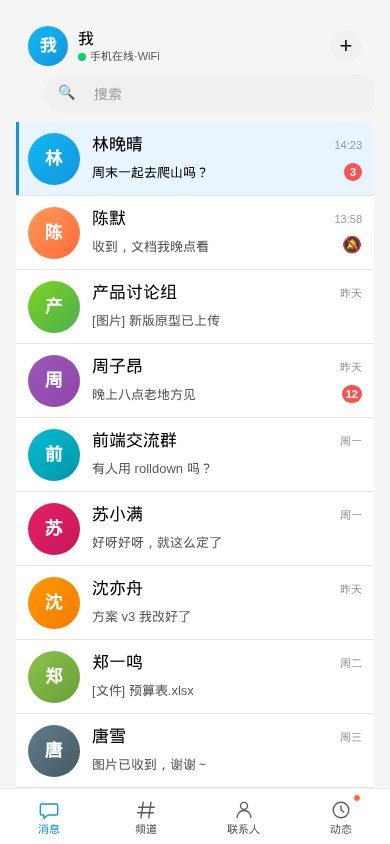
#> input picture docs/tgqq/fixtures/shots/mobile.jpg, 390 x 844 px, found by its file name; its folder holds 8 pictures in this run
$ python audit3.py
#> lines starting #> are read from the running program, lines starting #| are printed output that depends on the picture
#!/usr/bin/env python3
"""
Round-14 final targeted audit. Fixes known coordinate misses.
"""
from PIL import Image
import os, json, collections

SHOTS = "/data/data/com.termux/files/home/tg-web/tweb/docs/tgqq/fixtures/shots"
def load(n): return Image.open(os.path.join(SHOTS, n)).convert("RGB")
def px(img, x, y): return img.getpixel((int(x), int(y)))
def br(rgb): return 0.299*rgb[0]+0.587*rgb[1]+0.114*rgb[2]

# Color predicates
def is_qq_blue(rgb, tol=40):
    r,g,b=rgb; return abs(r-18)<=tol and abs(g-150)<=tol and abs(b-219)<=tol
def is_green_dot(rgb):
    r,g,b=rgb
    return g >= 140 and g > r + 30 and g > b + 20 and r < 200
def is_red_badge(rgb):
    r,g,b=rgb
    return r >= 200 and g < 130 and b < 130 and r > g + 70 and r > b + 70
def is_orange_avatar(rgb):
    r,g,b=rgb; return r >= 220 and 110 <= g <= 180 and 40 <= b <= 110 and r > g > b
def is_purple_avatar(rgb):
    r,g,b=rgb; return 130 <= r <= 200 and 70 <= g <= 140 and 160 <= b <= 220 and b > r > g
def is_pink_avatar(rgb):
    r,g,b=rgb; return r >= 200 and g < 130 and 100 <= b <= 180 and r > g and b > g
def is_teal_avatar(rgb):
    r,g,b=rgb; return r < 130 and g > 150 and b > 180 and b > r
def is_dark_text(rgb): return br(rgb) <= 130
def is_mid_gray(rgb): b=br(rgb); return 130 < b <= 200

def find_color_bbox(img, pred, x0, y0, x1, y1):
    pts=[]
    for y in range(y0,y1):
        for x in range(x0,x1):
            if pred(px(img,x,y)): pts.append((x,y))
    if not pts: return None
    xs=[p[0] for p in pts]; ys=[p[1] for p in pts]
    return {"n":len(pts),"x0":min(xs),"y0":min(ys),"x1":max(xs),"y1":max(ys),
            "w":max(xs)-min(xs)+1,"h":max(ys)-min(ys)+1,
            "cx":(min(xs)+max(xs))//2,"cy":(min(ys)+max(ys))//2,
            "sample_rgb":px(img,(min(xs)+max(xs))//2,(min(ys)+max(ys))//2)}

def sample_avatar_at(img, x, y):
    """Sample multiple x offsets to find the dominant avatar color (skip text pixels)."""
    samples=[]
    for dx in [-15,-10,-5,0,5,10,15,20]:
        for dy in [-15,-10,0,10,15]:
            try:
                samples.append(px(img,x+dx,y+dy))
            except: pass
    # Filter to "colorful" pixels (not white, not too dark)
    color_samples=[s for s in samples if br(s)>=40 and br(s)<=235]
    if not color_samples:
        return None
    # Average
    n=len(color_samples)
    return (sum(s[0] for s in color_samples)//n,
            sum(s[1] for s in color_samples)//n,
            sum(s[2] for s in color_samples)//n)

def classify(rgb):
    if rgb is None: return "?"
    if is_orange_avatar(rgb): return "orange"
    if is_purple_avatar(rgb): return "purple"
    if is_pink_avatar(rgb): return "pink"
    if is_teal_avatar(rgb): return "teal"
    if is_qq_blue(rgb, 50): return "qq_blue"
    if is_green_dot(rgb): return "green"
    return "other(%d,%d,%d)"%rgb

# =============================================================
# Detailed avatar + dot + row analysis for mobile.jpg
# =============================================================
def mobile_deep():
    img=load("mobile.jpg")
#> in load, returned value is the input picture: PIL image 390x844 RGB; mean R, G, B 238.5, 239.8, 239.6
    out={}
    # Page bg samples
    out["page_bg_samples"]={
        "top_header_(195,28)": px(img,195,28),
        "between_rows_(195,180)": px(img,195,180),
        "between_rows_(195,275)": px(img,195,275),
    }
    # 我 avatar — sample edge of avatar, not center
    # Avatar bbox from audit2: x0=29, y0=27, x1=66, y1=65. Sample at multiple offsets
    out["my_avatar_edge_samples"]={
        "left_edge_(30,46)": px(img,30,46),
        "right_edge_(65,46)": px(img,65,46),
        "top_edge_(47,28)": px(img,47,28),
        "bot_edge_(47,64)": px(img,47,64),
        "dom": sample_avatar_at(img,47,46),
    }
#> in sample_avatar_at, `samples=[]`: samples = []
#> after the loop in sample_avatar_at, `for dx in [-15,-10,-5,0,5,10,15,20]:`: samples = 40 items, first 6: (233, 255, 255), (34, 170, 228), (19, 173, 237), (41, 161, 214), (231, 247, 247), (20, 181, 236)
#> in sample_avatar_at, `color_samples=[s for s in samples if br(s)>=40 and br(s)<=235]`: color_samples = 30 items, first 6: (34, 170, 228), (19, 173, 237), (41, 161, 214), (20, 181, 236), (21, 178, 221), (13, 171, 242)
#> in sample_avatar_at, `n=len(color_samples)`: n = 30
    out["my_avatar_classified"]=classify(sample_avatar_at(img,47,46))
#> in is_orange_avatar, `r, g, b = rgb`: g = 166; b = 228
#> in is_purple_avatar, `r, g, b = rgb`: r = 30; g = 166; b = 228
#> in is_pink_avatar, `r, g, b = rgb`: r = 30; g = 166; b = 228
#> in is_teal_avatar, `r, g, b = rgb`: r = 30; g = 166; b = 228

    # Search pill — scan y=110-160 for leftmost non-bg edge of pill
    pill_top=None; pill_bot=None; pill_left=None; pill_right=None
    for y in range(100,170):
        for x in range(0,80):
            r=px(img,x,y)
            if 220<=r[2]<=255 and 220<=r[0]<=250 and 230<=r[1]<=252:
                if pill_top is None: pill_top=y
                pill_bot=y
                if pill_left is None or x<pill_left: pill_left=x
                break
        for x in range(389,300,-1):
            r=px(img,x,y)
            if 220<=r[2]<=255 and 220<=r[0]<=250 and 230<=r[1]<=252:
                if pill_right is None or x>pill_right: pill_right=x
                break
#> after the loop, pill_left = 0; pill_right = 389; pill_top = 100
    out["search_pill_actual_bbox"]=(pill_left,pill_top,pill_right,pill_bot)
    out["search_pill_height"]=(pill_bot-pill_top+1) if pill_top else None
    out["search_pill_width"]=(pill_right-pill_left+1) if pill_left else None
    out["search_pill_sample"]=px(img,200,(pill_top+pill_bot)//2) if pill_top else None

    # Selected row detection — find rows where there's a NON-WHITE bg
    # Scan y 180-790; record every row's bg color at x=200
    selected_bands=[]
    in_band=False; b0=None
    for y in range(180,790):
        c=px(img,200,y)
        # Not white (255,255,255), but light enough to be a bg
        if 235<=br(c)<=253 and (c[0]<254 or c[1]<254 or c[2]<254):
            if not in_band:
                b0=y; in_band=True
        else:
            if in_band and y-b0>=5:
                selected_bands.append((b0,y-1))
                in_band=False
            elif in_band:
                in_band=False
#> this loop made 610 passes
#> c on passes 1 to 12: (231, 243, 255), (235, 247, 255), (233, 245, 255), (233, 245, 255), (232, 244, 255), (232, 244, 255), (232, 244, 255), (232, 244, 255), (232, 244, 255), (232, 244, 255), (232, 244, 255), (232, 244, 255)
#> after the loop, b0 = 788; in_band = False; selected_bands = [(180, 194)]
    out["non_white_row_bands"]=selected_bands

    # For each row band, sample bg color
    out["row_bg_samples"]=[]
    for (y0,y1) in selected_bands:
        cy=(y0+y1)//2
        out["row_bg_samples"].append({"y_range":(y0,y1), "bg": px(img,200,cy)})
#> this loop made 1 pass
#> (y0, y1, cy) on pass 1: (180, 194, 187)

    # Find selected row distinctly — look for the one with light blue tint
    blue_selected=[]
    for (y0,y1) in selected_bands:
        cy=(y0+y1)//2
        c=px(img,200,cy)
        if c[2]>c[0] and c[2]>c[1] and 240<=c[2]<=253 and 240<=c[0]<=252:
            blue_selected.append((y0,y1,c))
#> this loop made 1 pass
#> (y0, y1, cy, c) on pass 1: (180, 194, 187, (232, 244, 255))
#> after the loop, blue_selected = []
    out["light_blue_tinted_rows"]=blue_selected

    # Left blue border (selected indicator) — find by scanning x=2-12, y=180-790 for blue
    out["left_border_bbox"]=find_color_bbox(img,lambda c:is_qq_blue(c,30), 0, 180, 12, 790)

    # Find green dot under 我 avatar — search x=65-90, y=60-90 (right of avatar)
    out["green_dot_under_my"]=find_color_bbox(img, is_green_dot, 60, 60, 100, 90)
    # Also try left of avatar
    out["green_dot_left_of_my"]=find_color_bbox(img, is_green_dot, 5, 60, 30, 90)
    # Search anywhere in header y=60-90
    out["green_dot_header"]=find_color_bbox(img, is_green_dot, 0, 60, 200, 90)

    # Per-row avatar colors (use corrected coords based on row_avatar_bands from audit2)
    # Audit2 found these row bands (y0,y1):
    # (208,222), (237,257), (281,298), (306,332), (356,371), (384,406), (428,481),
    # (503,503), (515,515), (525,525), (601,601), (652,667), (681,701),
    # (725,726), (739,742), (758,776)
    # Each row's avatar should be at left, x ~ 28-65
    row_y_centers=[215, 247, 289, 319, 363, 395, 454, 691]  # 8 conversation rows
    row_names=["林晚晴","陈默","产品讨论组","周子昂","前端交流群","苏小满","沈亦舟","唐雪"]
    out["row_avatars"]=[]
    for name,cy in zip(row_names, row_y_centers):
        dom = sample_avatar_at(img, 47, cy)
        out["row_avatars"].append({
            "name": name,
            "y_center": cy,
            "dominant_rgb": dom,
            "classified": classify(dom),
            "sample_left_edge": px(img, 28, cy),
            "sample_center": px(img, 47, cy),
            "sample_right_edge": px(img, 65, cy),
        })
#> this loop made 8 passes
#> (n in sample_avatar_at, dom) on passes 1 to 8: (20, (252, 146, 92)), (22, (251, 135, 85)), (18, (114, 200, 57)), (27, (107, 194, 68)), (21, (163, 103, 188)), (24, (151, 89, 178)), (37, (11, 173, 192)), (26, (136, 183, 89))

    # Find unread red badges — aggregate clusters
    red_pts=[]
    for y in range(180,790):
        for x in range(320, 390):
            if is_red_badge(px(img,x,y)): red_pts.append((x,y))
    # Cluster
    clusters=[]
    if red_pts:
        red_pts.sort()
        cur=[red_pts[0]]
        for p in red_pts[1:]:
            if abs(p[0]-cur[-1][0])<=8 and abs(p[1]-cur[-1][1])<=8:
                cur.append(p)
            else:
                clusters.append(cur); cur=[p]
        clusters.append(cur)
    out["red_badge_clusters"]=[
        {"bbox":(min(p[0] for p in c), min(p[1] for p in c),
                 max(p[0] for p in c), max(p[1] for p in c)),
         "n":len(c)}
        for c in clusters
    ]

    # Bottom tab selected state — find blue label text
    # Tab labels at y ~ 830. Find where blue text is
    tab_y=830
    out["bottom_blue_label_clusters"]=[]
    pts=[x for x in range(0,390) if is_qq_blue(px(img,x,tab_y),35)]
#> pts = []
    if pts:
        # cluster
        clusters=[]
        cur=[pts[0]]
        for v in pts[1:]:
            if v-cur[-1]<=4: cur.append(v)
            else: clusters.append((cur[0],cur[-1])); cur=[v]
        clusters.append((cur[0],cur[-1]))
        out["bottom_blue_label_clusters"]=clusters

    # Bottom tab icons (above labels) — find dark glyph clusters
    # Icons at y ~ 800-820
    out["bottom_tab_icons"]={}
    for label, cx in [("消息",49),("频道",147),("联系人",245),("动态",343)]:
        out["bottom_tab_icons"][label]={
            "icon_at_(%d,805)"%cx: px(img,cx,805),
            "label_at_(%d,830)"%cx: px(img,cx,830),
        }
#> after the loop, out = 18 items

    # Dynamics red badge ABOVE 动态 tab
    out["dynamics_red_dot_bbox"]=find_color_bbox(img, is_red_badge, 340, 770, 388, 810)

    # Header text "手机在线 WiFi" — count mid-gray pixels (text glyphs)
    out["header_text_midgray_px"]=sum(1 for y in range(60,85) for x in range(70,260)
                                      if is_mid_gray(px(img,x,y)))
    out["header_text_dark_px"]=sum(1 for y in range(60,85) for x in range(70,260)
                                   if is_dark_text(px(img,x,y)))

    return out

# =============================================================
# Channels tab detailed
# =============================================================
def channels_deep():
    img=load("channels-tab.jpg")
#> call 2 of load, with n = 'channels-tab.jpg'
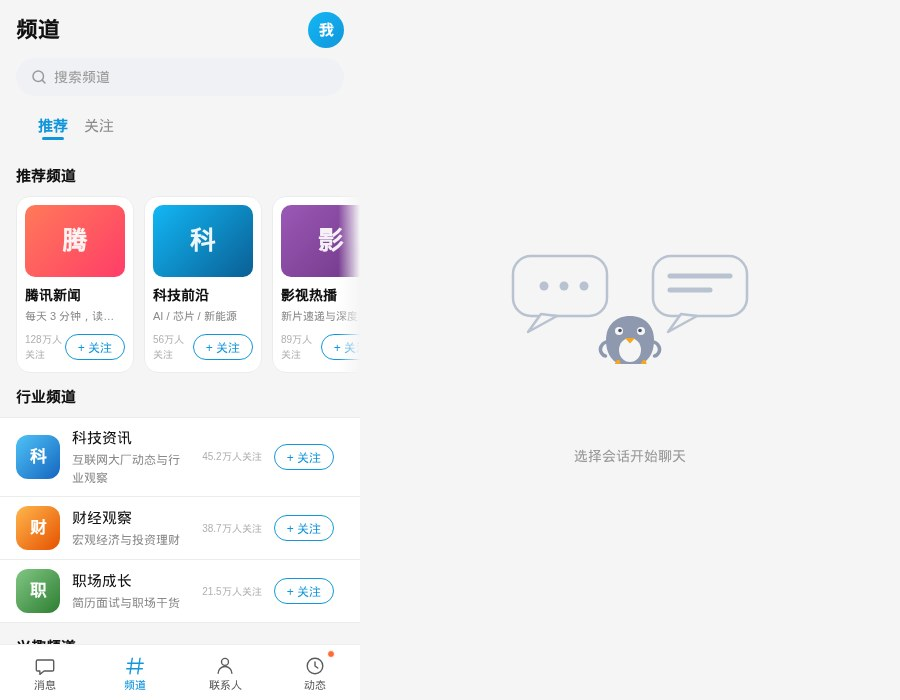
#> input picture docs/tgqq/fixtures/shots/channels-tab.jpg, 900 x 700 px, found by its file name
#> in load, returned value is the input picture: PIL image 900x700 RGB; mean R, G, B 239.1, 239.1, 240.4
    out={}
    out["page_bg_samples"]={
        "(450,28)":px(img,450,28),
        "(450,400)":px(img,450,400),
        "(700,400)":px(img,700,400),
    }
    # 我 avatar — search more broadly top-right
    out["my_avatar_search_box"]=find_color_bbox(img,lambda c:is_qq_blue(c,30), 800, 5, 895, 80)
    out["my_avatar_alt_sample_(845,35)"]=px(img,845,35)

    # Search pill actual
    sb=find_color_bbox(img,lambda c: 235<=c[0]<=250 and 235<=c[1]<=250 and 235<=c[2]<=255 and abs(c[0]-c[1])<8, 10, 80, 460, 130)
#> sb = 10 items
    out["search_pill_bbox"]=sb

    # Section header "推荐频道" sample
    out["section_text_pixels"]=sum(1 for y in range(150,180) for x in range(20,150)
                                   if is_dark_text(px(img,x,y)))
    out["section_text_sample_(40,165)"]=px(img,40,165)

    # Card 1 "腾讯新闻" — find red gradient bbox
    out["card1_red_bbox"]=find_color_bbox(img,lambda c: c[0]>=220 and c[1]<120 and c[2]<130, 25, 165, 165, 265)
    out["card1_red_sample"]=px(img,75,200)
    out["card1_text_px_count"]=sum(1 for y in range(255,290) for x in range(25,165)
                                    if is_dark_text(px(img,x,y)))
    out["card1_follow_text_px"]=sum(1 for y in range(290,330) for x in range(110,165)
                                     if is_qq_blue(px(img,x,y),50) or is_dark_text(px(img,x,y)))

    # Card 2 blue
    out["card2_blue_bbox"]=find_color_bbox(img,lambda c: c[2]>=180 and c[2]>c[0]+20 and br(c)<220, 175, 165, 320, 265)
    out["card2_blue_sample"]=px(img,245,200)

    # Card 3 purple
    out["card3_purple_bbox"]=find_color_bbox(img,lambda c: 130<=c[0]<=200 and 70<=c[1]<=140 and 160<=c[2]<=220, 325, 165, 465, 265)
    out["card3_purple_sample"]=px(img,395,200)

    # 行业频道 rows — find row avatars
    # Approximate: row centers y=425, 490, 555
    for name, cy in [("科技资讯",425),("财经观察",490),("职场成长",555)]:
        dom=sample_avatar_at(img, 47, cy)
        out[f"row_{name}_avatar"]={
            "y":cy,
            "dom":dom,
            "classified":classify(dom),
            "edge_samples":[px(img,28,cy), px(img,47,cy), px(img,65,cy)],
        }
#> this loop made 3 passes
#> (n in sample_avatar_at, dom) on passes 1 to 3: (10, (74, 159, 214)), (5, (32, 122, 206)), (17, (200, 130, 55))
#> after the loop, out = 17 items

    # Follow button blue outline — search broader range
    out["follow_button_blue_px"]=sum(1 for y in range(380,610) for x in range(360,450)
                                      if is_qq_blue(px(img,x,y), 50))
    out["follow_button_text_px"]=sum(1 for y in range(380,610) for x in range(360,450)
                                      if is_dark_text(px(img,x,y)))

    # Bottom nav — tab 频道 should be blue (selected)
    out["tab_频道_y680_blue"]=is_qq_blue(px(img,152,680), 60)
    out["tab_频道_y650_blue"]=is_qq_blue(px(img,152,650), 60)
    out["tab_频道_icon_sample"]=px(img,152,640)
    out["tab_频道_label_sample"]=px(img,152,683)
    # Scan whole bottom strip for blue
    pts=[x for x in range(0,900) if is_qq_blue(px(img,x,680),40)]
#> pts = []
    clusters=[]
    if pts:
        cur=[pts[0]]
        for v in pts[1:]:
            if v-cur[-1]<=4: cur.append(v)
            else: clusters.append((cur[0],cur[-1])); cur=[v]
        clusters.append((cur[0],cur[-1]))
    out["tab_blue_clusters_y680"]=clusters

    out["dynamics_red_dot_bbox"]=find_color_bbox(img, is_red_badge, 340, 630, 395, 670)

    return out

# =============================================================
# Contacts tab detailed — with letter index verification
# =============================================================
def contacts_deep():
    img=load("contacts-tab.jpg")
#> call 3 of load, with n = 'contacts-tab.jpg'
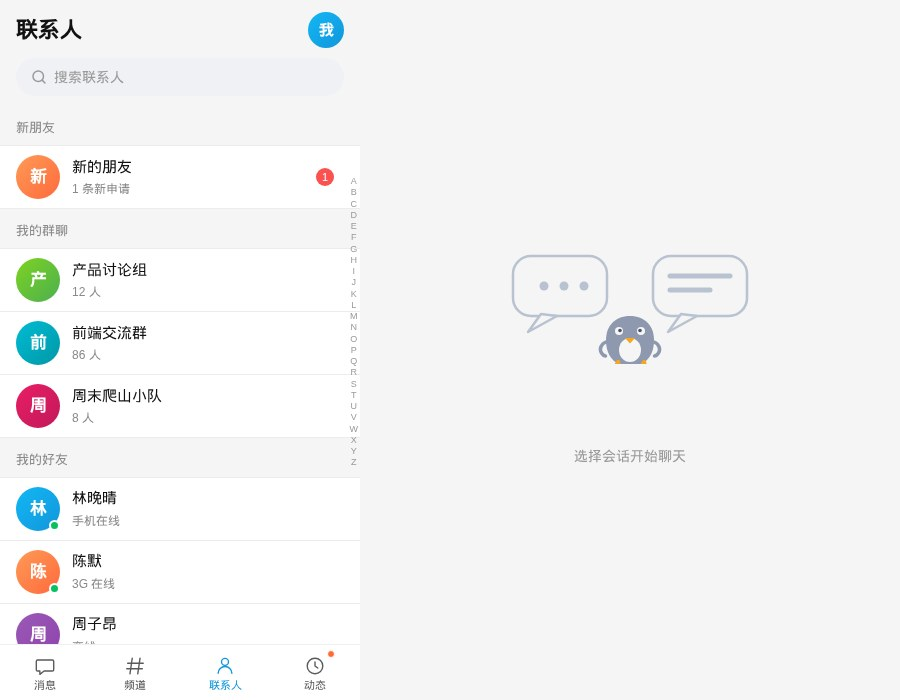
#> input picture docs/tgqq/fixtures/shots/contacts-tab.jpg, 900 x 700 px, found by its file name
#> in load, returned value is the input picture: PIL image 900x700 RGB; mean R, G, B 243.4, 243.6, 243.8
    out={}
    out["page_bg_samples"]={
        "(450,28)":px(img,450,28),
        "(450,400)":px(img,450,400),
        "(700,400)":px(img,700,400),
    }

    # 我 avatar
    out["my_avatar_search_box"]=find_color_bbox(img,lambda c:is_qq_blue(c,30), 800, 5, 895, 80)
    out["my_avatar_alt_sample"]=px(img,845,35)

    # Search pill
    sb=find_color_bbox(img,lambda c: 235<=c[0]<=250 and 235<=c[1]<=250 and 235<=c[2]<=255 and abs(c[0]-c[1])<8, 10, 80, 470, 130)
#> sb = 10 items
    out["search_pill_bbox"]=sb

    # ===== A-Z LETTER INDEX — the key bug check =====
    # Visually A is at top, then B, C, D, E, F, G, H, I, J, K, L, M, N, O, P, Q, R, S, T, U, V, W, X, Y, Z
    # Find the x column of the letters (mid-gray text)
    az_cols={}
    for x in range(420, 520):
        col_count=sum(1 for y in range(170, 600) if is_mid_gray(px(img,x,y)))
        if col_count > 5:
            az_cols[x]=col_count
#> this loop made 100 passes
#> col_count on pass 1: 0
    if az_cols:
        # find max
        max_col=max(az_cols, key=az_cols.get)
        out["az_letter_max_col"]=(max_col, az_cols[max_col])
        out["az_letter_col_range"]=(min(az_cols.keys()), max(az_cols.keys()))

    # Sample a few letter positions
    out["az_samples_by_y"]={
        "y180_(?)": px(img, 489, 180),
        "y200_(?)": px(img, 489, 200),
        "y250_(?)": px(img, 489, 250),
        "y300_(?)": px(img, 489, 300),
        "y400_(?)": px(img, 489, 400),
        "y500_(?)": px(img, 489, 500),
        "y570_(?)": px(img, 489, 570),
    }
    # Count distinct y positions where the letter column has mid-gray text
    out["az_letter_y_count"]=sum(1 for y in range(170, 600) if is_mid_gray(px(img, 489, y)))

    # Find the right edge of the contacts list (before letter index)
    # Scan x=400-500 for white bg vs letter text boundary
    out["right_edge_scan"]={}
    for x in range(420, 510, 5):
        out["right_edge_scan"][x]=px(img, x, 300)

    # Group section labels
    for name, y in [("新朋友_header",195),("我的群聊_header",292),("我的好友_header",570)]:
        out[f"section_{name}_text_px"]=sum(1 for yi in range(y-15,y+15) for x in range(20,150)
                                             if is_dark_text(px(img,x,yi)))

    # Row avatars — corrected sampling
    for name, cy in [("新朋友_新",220),("产品讨论组_产",343),("前端交流群_前",413),
                     ("周末爬山小队_周",483),("林晚晴_林",615),("陈默_陈",678)]:
        dom=sample_avatar_at(img, 47, cy)
        out[f"row_{name}_avatar"]={
            "y":cy, "dom":dom, "classified":classify(dom),
            "edge_samples":[px(img,28,cy), px(img,47,cy), px(img,65,cy)],
        }

    # Green dot next to 林 avatar — check around (78, 632)
    out["lin_green_dot"]=find_color_bbox(img, is_green_dot, 60, 625, 95, 655)
    out["chen_green_dot"]=find_color_bbox(img, is_green_dot, 60, 685, 95, 700)

    # Red badge "1" for 新朋友 — find at x ~ 340-385, y ~ 200-235
    out["new_friend_red_badge"]=find_color_bbox(img, is_red_badge, 320, 200, 380, 240)

    # Bottom nav 联系人 selected blue
    out["tab_contacts_y680_blue"]=is_qq_blue(px(img,247,680), 60)
    out["tab_contacts_y650_blue"]=is_qq_blue(px(img,247,650), 60)
    pts=[x for x in range(0,900) if is_qq_blue(px(img,x,680),40)]
    clusters=[]
    if pts:
        cur=[pts[0]]
        for v in pts[1:]:
            if v-cur[-1]<=4: cur.append(v)
            else: clusters.append((cur[0],cur[-1])); cur=[v]
        clusters.append((cur[0],cur[-1]))
    out["tab_blue_clusters_y680"]=clusters

    return out

# =============================================================
# Dynamics deep — for both images
# =============================================================
def dynamics_deep(label, is_mobile):
    img=load(label)
    W,H=img.size
    out={"file":label,"size":(W,H)}
    out["page_bg_samples"]={
        f"(200,28)": px(img,200,28),
        f"(200,400)": px(img,200,400),
        f"(W-100,400)": px(img,W-100,400),
    }

    # 我 avatar — search broadly top-right
    out["my_avatar_search"]=find_color_bbox(img,lambda c:is_qq_blue(c,30), W-90, 5, W-5, 80)

    # Camera icon
    out["camera_icon"]=find_color_bbox(img, lambda c: is_dark_text(c), W-200, 20, W-90, 70)

    # Search pill
    sb=find_color_bbox(img,lambda c: 235<=c[0]<=250 and 235<=c[1]<=250 and 235<=c[2]<=255 and abs(c[0]-c[1])<8, 10, 80, W-20, 130)
    out["search_pill_bbox"]=sb

    # 沈亦舟 avatar — sample at multiple points to find true color
    samples=[]
    for dx in [-20,-10,0,10,20]:
        for dy in [-20,-10,0,10,20]:
            samples.append((dx,dy,px(img,45+dx,185+dy)))
    out["shen_avatar_samples"]=samples[:15]  # truncate
    out["shen_avatar_dom"]=sample_avatar_at(img, 47, 185)
    out["shen_avatar_classified"]=classify(sample_avatar_at(img, 47, 185))

    # 9-grid tiles — verify each tile has real image (not solid bg)
    if is_mobile:
        xs=[75,175,275]; ys=[325,425,525]
    else:
        xs=[90,200,310]; ys=[320,430,540]
    tiles=[]
    for r,ty in enumerate(ys):
        for c,tx in enumerate(xs):
            # Sample 5x5 around center
            samp=[px(img,tx+dx,ty+dy) for dx in [-15,0,15] for dy in [-15,0,15]]
            avg_l=sum(br(s) for s in samp)/len(samp)
            # Variance check (not solid)
            vars_=sum((br(s)-avg_l)**2 for s in samp)/len(samp)
            tiles.append({"r":r,"c":c,"center_rgb":px(img,tx,ty),
                          "avg_luma":round(avg_l,1),"variance":round(vars_,1),
                          "is_image": vars_>50})  # real image has variance
    out["nine_grid_tiles"]=tiles
    out["nine_grid_image_count"]=sum(1 for t in tiles if t["is_image"])

    # Card 1 white bbox
    out["card1_white_bbox"]=find_color_bbox(img, lambda c: br(c)>=250, 0, 140, W-5, 690)

    # Like/Comment/Share counts
    if is_mobile:
        like_x=(95,130); cm_x=(195,225); sh_x=(290,320)
    else:
        like_x=(95,145); cm_x=(200,250); sh_x=(315,360)
    out["like_count_text_px"]=sum(1 for y in range(655,680) for x in range(*like_x)
                                    if is_dark_text(px(img,x,y)))
    out["comment_count_text_px"]=sum(1 for y in range(655,680) for x in range(*cm_x)
                                      if is_dark_text(px(img,x,y)))
    out["share_count_text_px"]=sum(1 for y in range(655,680) for x in range(*sh_x)
                                    if is_dark_text(px(img,x,y)))

    # Bottom nav 动态 selected blue + red dot
    if is_mobile:
        tab_x=343; tab_y_label=825; tab_y_icon=805
        rd_x=(340,388); rd_y=(770,810)
    else:
        tab_x=348; tab_y_label=680; tab_y_icon=650
        rd_x=(340,395); rd_y=(630,670)
    out["tab_dynamics_label_blue"]=is_qq_blue(px(img,tab_x,tab_y_label),60)
    out["tab_dynamics_label_sample"]=px(img,tab_x,tab_y_label)
    out["tab_dynamics_icon_sample"]=px(img,tab_x,tab_y_icon)

    out["dynamics_red_dot_bbox"]=find_color_bbox(img, is_red_badge, rd_x[0], rd_y[0], rd_x[1], rd_y[1])

    return out

# =============================================================
# Tablet mid deep
# =============================================================
# [156 lines left out: functions tablet_mid_deep, group_chat_deep, not called in this run]

# =============================================================
if __name__=="__main__":
    r={
        "mobile_deep": mobile_deep(),
        "channels_deep": channels_deep(),
        "contacts_deep": contacts_deep(),
#> (the run stopped early here; a loop or call above may not have finished)
